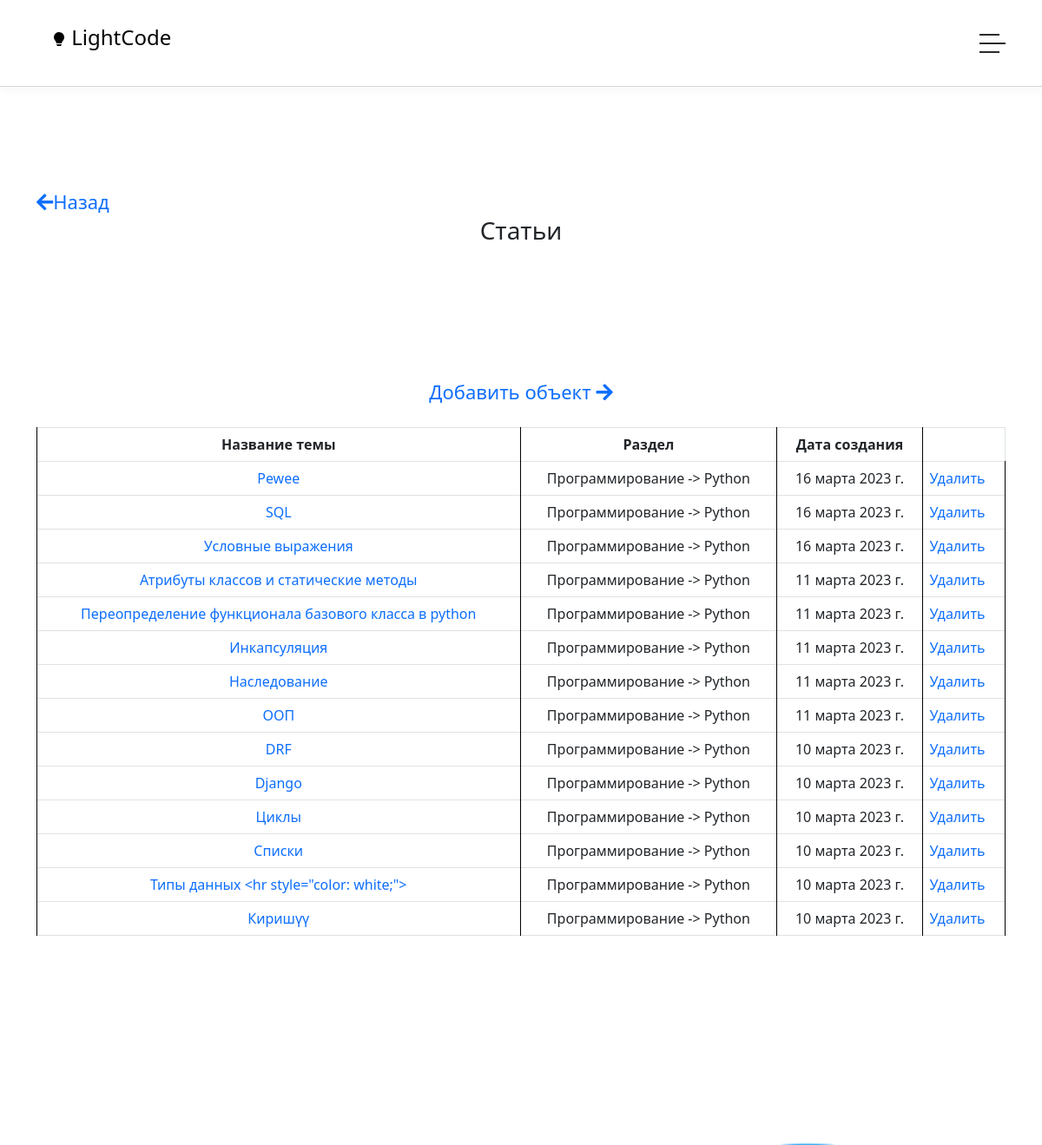
The app's page /article-list/ (signed in, upper part), older data.
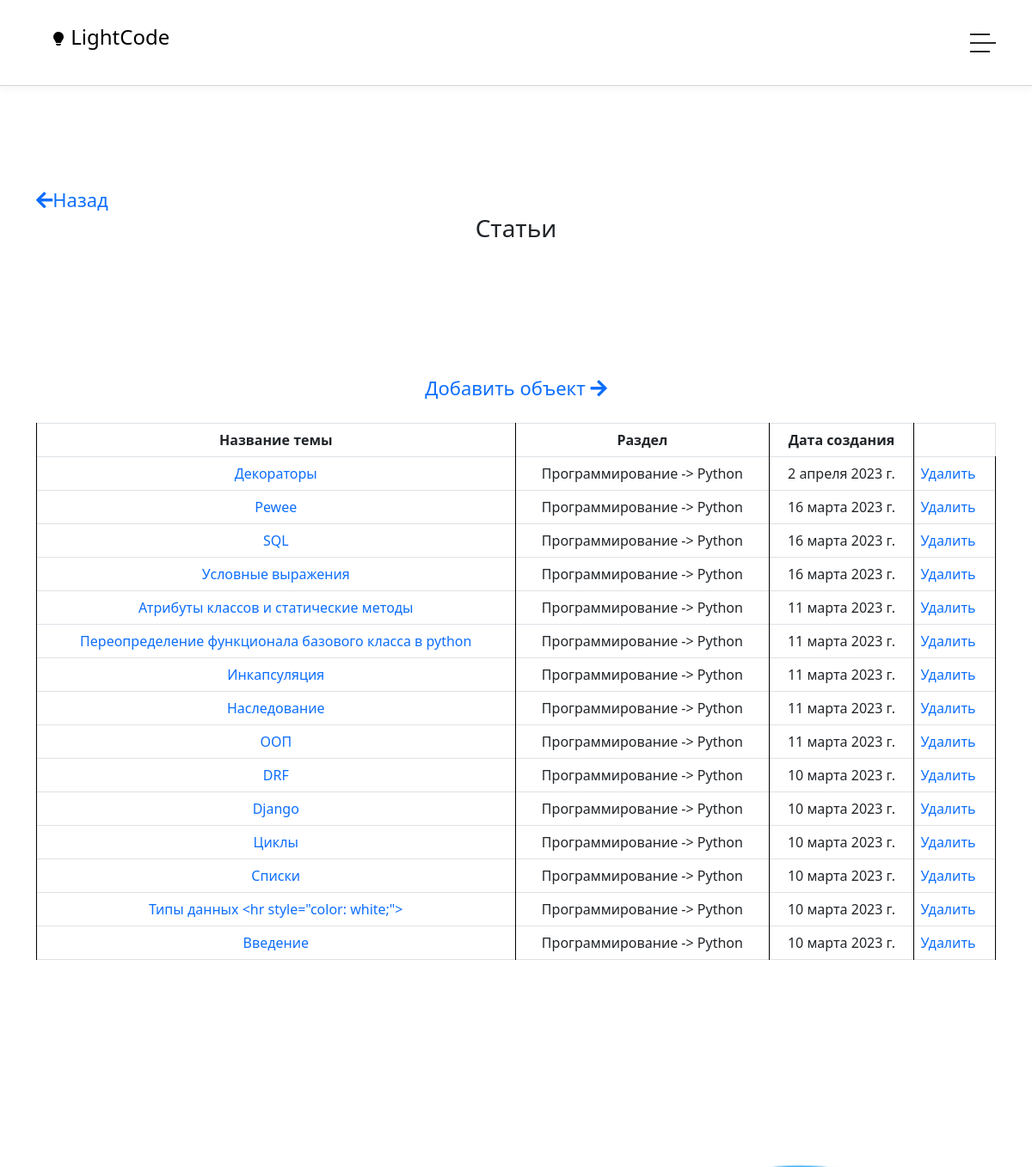
The same page, newer data.
### landing/models.py (models this page shows, shortened)
class Article(models.Model):
    teacher = models.ForeignKey(User, on_delete=models.CASCADE, verbose_name='Ментор')
    topic_name = models.CharField(max_length=80, verbose_name='Название темы')
    slug = models.SlugField()
    body = RichTextField(verbose_name='Контент')
    section = models.ForeignKey(Section, on_delete=models.CASCADE, verbose_name='Раздел')
    created_date = models.DateField(auto_now_add=True, verbose_name='Дата создания')
    class Meta:
        verbose_name = 'Статья'
        verbose_name_plural = 'Статьи'

class Section(models.Model):
    title = models.CharField(max_length=123, verbose_name='Название')
    slug = models.SlugField()
    id_section = models.ForeignKey('self', on_delete=models.CASCADE, blank=True, null=True, related_name='children')
    description = models.TextField(verbose_name='Описание для подраздела', blank=True, null=True)
    def __str__(self):
        full_path = [self.title]
        k = self.id_section
        while k is not None:
            full_path.append(k.title)
            k = k.id_section
        return ' -> '.join(full_path[::-1])
    class Meta:
        verbose_name = 'Раздел'
        verbose_name_plural = 'Разделы'

### landing/views.py (the view)
# urls.py: path('article-list/', views.article_list, name='article_list'),
@login_required(login_url='/registration/')
@user_passes_test(lambda u: u.is_admin or u.status == 4, login_url='/registration/')
def article_list(request):
    articles = Article.objects.filter(teacher=request.user.id).order_by('-id')
    return render(request, template_name='landing/list_articles.html', context={'articles': articles})

### landing/templates/landing/list_articles.html (shortened to what this page needs)
{% extends 'base.html' %}
{% load static %}
{% block nav %}
  <header class="header-area header-sticky wow slideInDown" data-wow-duration="0.75s" data-wow-delay="0s">
    <div class="container">
      <div class="row">
        <div class="col-12">
          <nav class="main-nav">
            <a href="{% url 'index' %}" class="logo">
                <h4 style="color: black;"><br> LightCode</h4>
            </a>
            <a class='menu-trigger'>
                <span>Menu</span>
            </a>
          </nav>
        </div>
      </div>
    </div>
  </header>
{% endblock nav %}
{% block content %}
<br><br><br><br><br><br><br><br><br>
<div class="container">
  <a style="font-size: 22px;" href="{% url 'tutorials' %}"><i class="fa fa-arrow-left"></i>Назад </a>
</div>
<center>
    <h3>Статьи</h3>
    <br><br><br>
    <br><br><br>
    <a style="font-size: 22px;" href="{% url 'add_article' %}">Добавить объект <i class="fa fa-arrow-right"></i></a>
    <br><br>
    <div class="container">
        <table class="table table-bordered">
  <tbody>
    <tr>
      <th style="text-align: center; margin: 0 10px;" >Название темы</th>
      <th style="text-align: center; margin: 0 10px;" >Раздел</th>
      <th style="text-align: center; margin: 0 10px;" >Дата создания</th>
    </tr>
    {% for article in articles  %}
    <tr>
      <td style="text-align: center; margin: 0 10px;"><a href="{% url 'article_detail' article.id %}" >{{ article.topic_name }}</a></td>
      <td style="text-align: center; margin: 0 10px;" >{{ article.section }}</td>
      <td style="text-align: center; margin: 0 10px;" >{{ article.created_date }}</td>
        <td><a href="{% url 'article_delete' article.id %}">Удалить</a></td>
    </tr>
    {% endfor %}
  </tbody>
</table>
    </div>
</center>
{% endblock %}

### landing/templates/base.html (shortened to what this page needs)
{% load static %}
{% load i18n %}
<head>
    <link href="{% static 'css/bootstrap.min.css' %}" rel="stylesheet">
    <link rel="stylesheet" href="https://use.fontawesome.com/releases/v5.8.1/css/all.css">
    <link rel="stylesheet" href="{% static 'css/templatemo-chain-app-dev.css' %}">
    <link rel="stylesheet" href="{% static 'css/animated.css' %}">
    <link rel="stylesheet" href="{% static 'css/owl.css' %}">
    <link href="https://cdn.jsdelivr.net/npm/bootstrap@5.2.3/dist/css/bootstrap.min.css" rel="stylesheet">
  </head>
<body>
{% block nav %}{% endblock nav %}
    {% block content  %}
    {% endblock %}
  <footer id="newsletter">
  </footer>
</body>

### static/css/templatemo-chain-app-dev.css (style rules this page uses)
html, body, div, span, applet, object, iframe, h1, h2, h3, h4, h5, h6, p, blockquote, div pre, a, abbr, acronym, address, big, cite, code, del, dfn, em, font, img, ins, kbd, q, s, samp, small, strike, strong, sub, sup, tt, var, b, u, i, center, dl, dt, dd, ol, ul, li, figure, header, nav, section, article, aside, footer, figcaption { margin: 0; padding: 0; border: 0; outline: 0; }
header, nav, section, article, aside, footer, hgroup { display: block; }
* { box-sizing: border-box; }
html, body { font-family: 'Roboto', sans-serif; font-weight: 400; background-color: #fff; -ms-text-size-adjust: 100%; -webkit-font-smoothing: antialiased; -moz-osx-font-smoothing: grayscale; }
a { text-decoration: none !important; }
h1, h2, h3, h4, h5, h6 { margin-top: 0px; margin-bottom: 0px; }
html, body { background: #fff; font-family: 'Roboto', sans-serif; }
.header-area { background-color: transparent; border-bottom: 1px solid rgba(42,42,42,0.2); position: absolute; left: 0px; right: 0px; z-index: 100; height: 100px; -webkit-transition: all .5s ease 0s; -moz-transition: all .5s ease 0s; -o-transition: all .5s ease 0s; transition: all .5s ease 0s; }
.header-area .main-nav { min-height: 80px; background: transparent; }
.header-area .main-nav .logo { float: left; -webkit-transition: all 0.3s ease 0s; -moz-transition: all 0.3s ease 0s; -o-transition: all 0.3s ease 0s; transition: all 0.3s ease 0s; }
.header-area .main-nav .logo { line-height: 100px; float: left; -webkit-transition: all 0.3s ease 0s; -moz-transition: all 0.3s ease 0s; -o-transition: all 0.3s ease 0s; transition: all 0.3s ease 0s; }
.header-area .main-nav .menu-trigger { cursor: pointer; display: block; position: absolute; top: 33px; width: 32px; height: 40px; text-indent: -9999em; z-index: 99; right: 40px; display: none; }
.header-area .main-nav .menu-trigger span, .header-area .main-nav .menu-trigger span:before, .header-area .main-nav .menu-trigger span:after { -moz-transition: all 0.4s; -o-transition: all 0.4s; -webkit-transition: all 0.4s; transition: all 0.4s; background-color: #2a2a2a; display: block; position: absolute; width: 30px; height: 2px; left: 0; }
.header-area .main-nav .menu-trigger span:before, .header-area .main-nav .menu-trigger span:after { -moz-transition: all 0.4s; -o-transition: all 0.4s; -webkit-transition: all 0.4s; transition: all 0.4s; background-color: #2a2a2a; display: block; position: absolute; width: 30px; height: 2px; left: 0; width: 75%; }
.header-area .main-nav .menu-trigger span:before, .header-area .main-nav .menu-trigger span:after { content: ""; }
.header-area .main-nav .menu-trigger span { top: 16px; }
.header-area .main-nav .menu-trigger span:before { -moz-transform-origin: 33% 100%; -ms-transform-origin: 33% 100%; -webkit-transform-origin: 33% 100%; transform-origin: 33% 100%; top: -10px; z-index: 10; }
.header-area .main-nav .menu-trigger span:after { -moz-transform-origin: 33% 0; -ms-transform-origin: 33% 0; -webkit-transform-origin: 33% 0; transform-origin: 33% 0; top: 10px; }
.header-area.header-sticky { min-height: 80px; }
@media (max-width: 1200px) { .header-area .main-nav:before { display: none; } }
@media (max-width: 1400px) { .header-area .main-nav .logo { color: #1e1e1e; } }
@media (max-width: 1400px) { .header-area { background-color: #fff; padding: 0px 15px; height: 100px; box-shadow: none; text-align: center; box-shadow: 0px 5px 8px rgba(0,0,0,0.03); } }
@media (max-width: 1400px) { .header-area .container { padding: 0px; } }
@media (max-width: 1400px) { .header-area .logo { margin-left: 30px; } }
@media (max-width: 1400px) { .header-area .menu-trigger { display: block !important; } }
@media (max-width: 1400px) { .header-area .main-nav { overflow: hidden; } }
footer { background-image: url(../images/footer-bg.png); background-position: center top; background-repeat: no-repeat; background-size: cover; margin-top: 130px; padding-top: 300px; padding-bottom: 60px; }
@media (max-width: 1200px) { .header-area .main-nav .logo h4 { font-size: 24px; } }

### landing/templates/landing/list_articles.html (style rules this page uses)
table, th, td { border: 1px solid black; }

Row changes from the older to the newer data that the page shows:
added Article: topic_name "Декораторы", section "Программирование -> Python", created_date "2 апреля 2023 г."
changed Article: topic_name "Киришүү" → "Введение"
